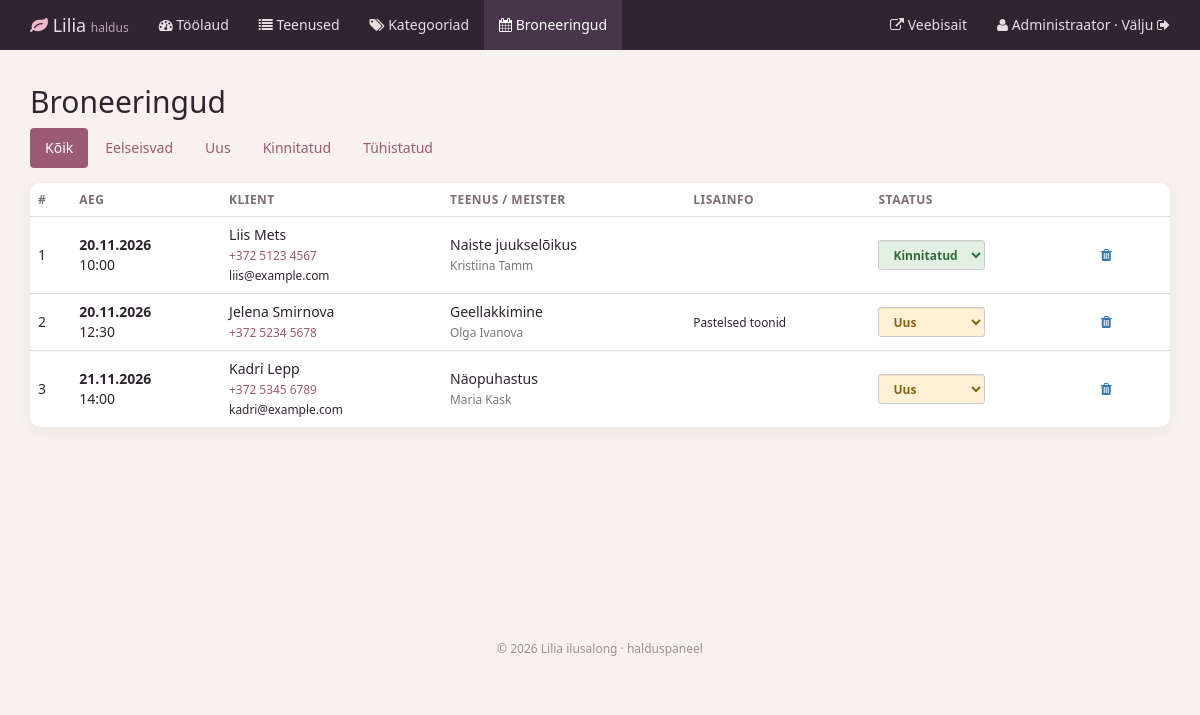
The app's page /salon_admin/bookingsAdmin (signed in), older data.
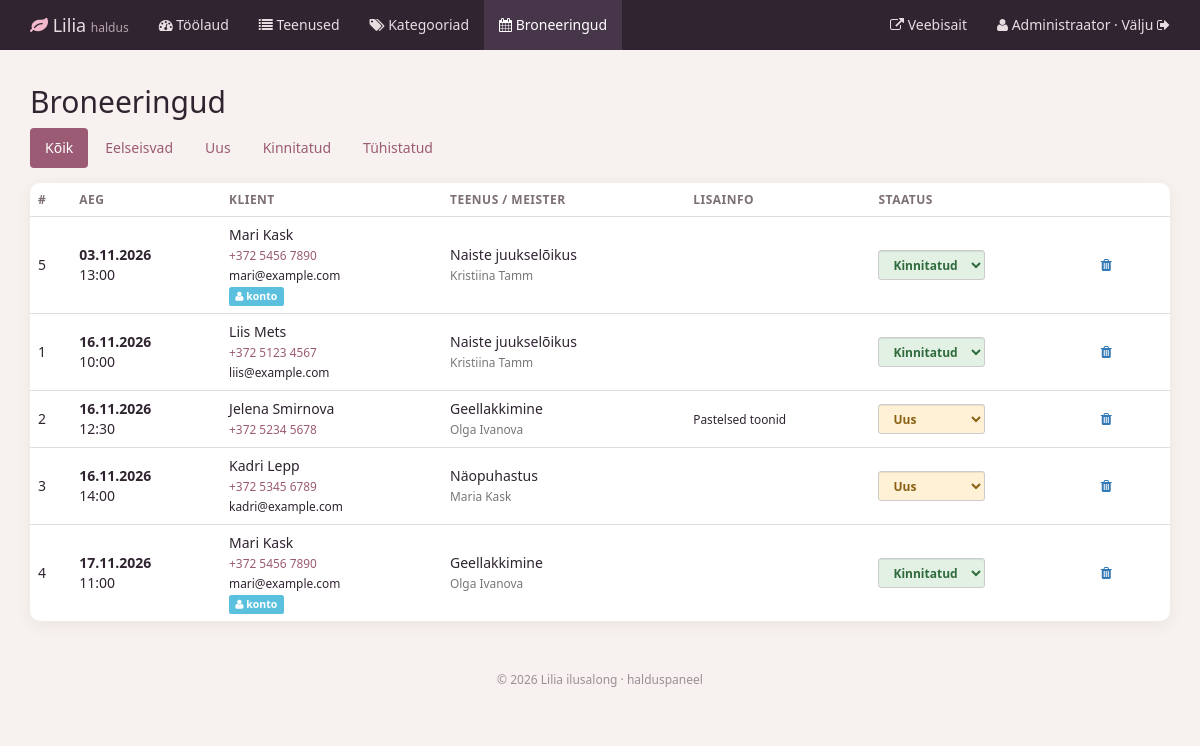
The same page, newer data.
### tables this page shows
CREATE TABLE bookings (
    id           INT AUTO_INCREMENT PRIMARY KEY,
    user_id      INT NULL,
    service_id   INT NOT NULL,
    master_id    INT NOT NULL,
    client_name  VARCHAR(100) NOT NULL,
    phone        VARCHAR(30)  NOT NULL,
    email        VARCHAR(150) NULL,
    booking_date DATE NOT NULL,
    booking_time TIME NOT NULL,
    note         VARCHAR(500) NULL,
    status       ENUM('new','confirmed','cancelled') NOT NULL DEFAULT 'new',
    created_at   TIMESTAMP NOT NULL DEFAULT CURRENT_TIMESTAMP,
     
    slot_active  TINYINT AS (IF(status = 'cancelled', NULL, 1)) STORED,
    CONSTRAINT fk_bookings_user FOREIGN KEY (user_id)
        REFERENCES users(id) ON DELETE SET NULL,
    CONSTRAINT fk_bookings_service FOREIGN KEY (service_id)
        REFERENCES services(id) ON DELETE CASCADE,
    CONSTRAINT fk_bookings_master FOREIGN KEY (master_id)
        REFERENCES masters(id) ON DELETE CASCADE,
    UNIQUE KEY uq_master_slot (master_id, booking_date, booking_time, slot_active)
);

CREATE TABLE services (
    id             INT AUTO_INCREMENT PRIMARY KEY,
    category_id    INT NOT NULL,
    title_et       VARCHAR(150) NOT NULL,
    title_ru       VARCHAR(150) NOT NULL,
    description_et TEXT NOT NULL,
    description_ru TEXT NOT NULL,
    price          DECIMAL(6,2) NOT NULL,
    duration_min   INT NOT NULL,
    picture        VARCHAR(255) NULL,
    is_popular     TINYINT(1) NOT NULL DEFAULT 0,
    created_at     TIMESTAMP NOT NULL DEFAULT CURRENT_TIMESTAMP,
    CONSTRAINT fk_services_category FOREIGN KEY (category_id)
        REFERENCES categories(id) ON DELETE RESTRICT
);

CREATE TABLE masters (
    id          INT AUTO_INCREMENT PRIMARY KEY,
    name        VARCHAR(100) NOT NULL,
    category_id INT NOT NULL,
    bio_et      TEXT NOT NULL,
    bio_ru      TEXT NOT NULL,
    experience  INT NOT NULL DEFAULT 1,
    CONSTRAINT fk_masters_category FOREIGN KEY (category_id)
        REFERENCES categories(id) ON DELETE RESTRICT
);

### salon_admin/controllerAdmin/controllerAdminBooking.php (called while the page is built, shortened)
<?php
class controllerAdminBooking {
    public static function BookingList() {
        $status = isset($_GET['status']) ? $_GET['status'] : '';
        $upcoming = isset($_GET['upcoming']);
        $arr = modelAdminBooking::getBookingList($status, $upcoming);
        $statuses = modelAdminBooking::STATUSES;
        include_once 'viewAdmin/bookingList.php';
    }
}

### salon_admin/routeAdmin/routingAdmin.php (called while the page is built)
<?php
$host = explode('?', $_SERVER['REQUEST_URI'])[0];
$num  = substr_count($host, '/');
$path = explode('/', $host)[$num];
$isPost = $_SERVER['REQUEST_METHOD'] === 'POST';
$id = isset($_GET['id']) ? (int)$_GET['id'] : 0;
if ($path == '' OR $path == 'index.php') {
    $response = controllerAdmin::formLoginSite();
}
elseif ($path == 'login') {
    $response = controllerAdmin::loginAction();
}
elseif ($path == 'logout') {
    $response = controllerAdmin::logoutAction();
}
elseif (!modelAdmin::isAdmin()) {
    $response = controllerAdmin::formLoginSite();
}
elseif ($path == 'dashboard') {
    $response = controllerAdmin::dashboard();
}
elseif ($path == 'servicesAdmin') {
    $response = controllerAdminService::ServiceList();
}
elseif ($path == 'serviceAdd') {
    $response = controllerAdminService::ServiceAddForm();
}
elseif ($path == 'serviceAddResult' and $isPost) {
    $response = controllerAdminService::ServiceAddResult();
}
elseif ($path == 'serviceEdit' and $id) {
    $response = controllerAdminService::ServiceEditForm($id);
}
elseif ($path == 'serviceEditResult' and $id and $isPost) {
    $response = controllerAdminService::ServiceEditResult($id);
}
elseif ($path == 'serviceDel' and $id) {
    $response = controllerAdminService::ServiceDeleteForm($id);
}
elseif ($path == 'serviceDelResult' and $id and $isPost) {
    $response = controllerAdminService::ServiceDeleteResult($id);
}
elseif ($path == 'categoriesAdmin') {
    $response = controllerAdminCategory::CategoryList();
}
elseif ($path == 'categoryAdd' and $isPost) {
    $response = controllerAdminCategory::CategoryAdd();
}
elseif ($path == 'categoryEdit' and $id) {
    $response = controllerAdminCategory::CategoryEditForm($id);
}
elseif ($path == 'categoryEditResult' and $id and $isPost) {
    $response = controllerAdminCategory::CategoryEditResult($id);
}
elseif ($path == 'categoryDel' and $id and $isPost) {
    $response = controllerAdminCategory::CategoryDelete($id);
}
elseif ($path == 'bookingsAdmin') {
    $response = controllerAdminBooking::BookingList();
}
elseif ($path == 'bookingStatus' and $isPost) {
    $response = controllerAdminBooking::BookingStatus();
}
elseif ($path == 'bookingDel' and $isPost) {
    $response = controllerAdminBooking::BookingDelete();
}
else {
    $response = controllerAdmin::error404();
}

### salon_admin/index.php (called while the page is built, shortened)
<?php
require_once '../inc/Database.php';
require_once '../inc/Lang.php';
include_once 'modelAdmin/modelAdminBooking.php';
include_once 'controllerAdmin/controllerAdminBooking.php';
include 'routeAdmin/routingAdmin.php';

### inc/Lang.php (called while the page is built, shortened)
<?php
function e($value) {
    return htmlspecialchars((string)$value, ENT_QUOTES, 'UTF-8');
}

### inc/Database.php (called while the page is built, shortened)
<?php
class Database {
    private $conn;
    private $host;
    private $user;
    private $password;
    private $baseName;
    function __construct() {
        $this->host     = getenv('DB_HOST') ?: 'db';
        $this->user     = getenv('DB_USER') ?: 'root';
        $this->password = getenv('DB_PASSWORD') !== false ? getenv('DB_PASSWORD') : 'root';
        $this->baseName = getenv('DB_NAME') ?: 'ilusalong';
    }
    function connect() {
        if (!$this->conn) {
            try {
                $this->conn = new PDO(
                    'mysql:host=' . $this->host . ';dbname=' . $this->baseName . ';charset=utf8mb4',
                    $this->user,
                    $this->password,
                    array(PDO::ATTR_ERRMODE => PDO::ERRMODE_EXCEPTION)
                );
            } catch (Exception $e) {
                die('Connection failed : ' . $e->getMessage());
            }
        }
        return $this->conn;
    }
    function getAll($query, $params = array()) {
        $stmt = $this->conn->prepare($query);
        $stmt->execute($params);
        return $stmt->fetchAll(PDO::FETCH_ASSOC);
    }
}

### salon_admin/modelAdmin/modelAdminBooking.php (called while the page is built, shortened)
<?php
class modelAdminBooking {
    public static function getBookingList($status = '', $upcomingOnly = false) {
        $where = array();
        $params = array();
        $db = new Database();
        return $db->getAll(
            "SELECT b.*, s.title_et, m.name AS master_name, u.email AS account_email
             FROM bookings b
             JOIN services s ON s.id = b.service_id
             JOIN masters m ON m.id = b.master_id
             LEFT JOIN users u ON u.id = b.user_id "
            . ($where ? 'WHERE ' . implode(' AND ', $where) : '') .
            " ORDER BY b.booking_date, b.booking_time",
            $params
        );
    }
}

### salon_admin/viewAdmin/bookingList.php (the view, shortened to what this page needs)
<h2>Broneeringud</h2>
<ul class="nav nav-pills filter-pills">
    <li class="<?php echo $status == '' && !$upcoming ? 'active' : ''; ?>"><a href="bookingsAdmin">Kõik</a></li>
    <li class="<?php echo $upcoming ? 'active' : ''; ?>"><a href="bookingsAdmin?upcoming=1">Eelseisvad</a></li>
    <?php foreach ($statuses as $key => $label): ?>
        <li class="<?php echo $status == $key ? 'active' : ''; ?>"><a href="bookingsAdmin?status=<?php echo $key; ?>"><?php echo e($label); ?></a></li>
    <?php endforeach; ?>
</ul>
<div class="panel panel-default">
    <div class="table-responsive">
        <table class="table table-hover">
            <tr><th>#</th><th>Aeg</th><th>Klient</th><th>Teenus / meister</th><th>Lisainfo</th><th>Staatus</th><th></th></tr>
            <?php foreach ($arr as $b): ?>
                <tr>
                    <td><?php echo (int)$b['id']; ?></td>
                    <td><b><?php echo e(date('d.m.Y', strtotime($b['booking_date']))); ?></b><br><?php echo e(substr($b['booking_time'], 0, 5)); ?></td>
                    <td><?php echo e($b['client_name']); ?><br>
                        <small><a href="tel:<?php echo e($b['phone']); ?>"><?php echo e($b['phone']); ?></a></small>
                        <?php if ($b['email']): ?><br><small><?php echo e($b['email']); ?></small><?php endif; ?>
                        <?php if ($b['account_email']): ?><br><span class="label label-info" title="Broneeritud kontoga"><i class="fa fa-user"></i> konto</span><?php endif; ?>
                    </td>
                    <td><?php echo e($b['title_et']); ?><br><small class="text-muted"><?php echo e($b['master_name']); ?></small></td>
                    <td><small><?php echo e($b['note']); ?></small></td>
                    <td>
                        <form method="POST" action="bookingStatus" class="inline">
                            <select name="status" class="form-control input-sm status-select status-<?php echo e($b['status']); ?>" onchange="this.form.submit()">
                                <?php foreach ($statuses as $key => $label): ?>
                                    <option value="<?php echo $key; ?>" <?php echo $b['status'] == $key ? 'selected' : ''; ?>><?php echo e($label); ?></option>
                                <?php endforeach; ?>
                            </select>
                        </form>
                    </td>
                    <td>
                        <form method="POST" action="bookingDel" class="inline" onsubmit="return confirm('Kustutada broneering?');">
                            <button class="btn btn-link text-danger" type="submit" title="Kustuta"><i class="fa fa-trash"></i></button>
                        </form>
                    </td>
                </tr>
            <?php endforeach; ?>
        </table>
    </div>
</div>
<?php $content = ob_get_clean(); ?>
<?php include 'viewAdmin/templates/layout.php';

### salon_admin/viewAdmin/templates/layout.php (shortened to what this page needs)
<!DOCTYPE html>
<html lang="et">
<head>
    <link href="public/css/bootstrap.min.css" rel="stylesheet">
    <link href="public/css/font-awesome.min.css" rel="stylesheet">
    <link href="public/css/admin.css" rel="stylesheet">
</head>
<body>
<?php $uri = explode('?', $_SERVER['REQUEST_URI'])[0]; $current = substr($uri, strrpos($uri, '/') + 1); ?>
<nav class="navbar navbar-default navbar-static-top admin-nav">
    <div class="container">
        <div class="navbar-header">
            <a class="navbar-brand" href="dashboard"><i class="fa fa-leaf"></i> Lilia <small>haldus</small></a>
        </div>
        <div class="collapse navbar-collapse" id="admin-menu">
            <ul class="nav navbar-nav">
                <li class="<?php echo $current == 'dashboard' ? 'active' : ''; ?>"><a href="dashboard"><i class="fa fa-dashboard"></i> Töölaud</a></li>
                <li class="<?php echo strpos($current, 'service') === 0 ? 'active' : ''; ?>"><a href="servicesAdmin"><i class="fa fa-list"></i> Teenused</a></li>
                <li class="<?php echo strpos($current, 'categor') === 0 ? 'active' : ''; ?>"><a href="categoriesAdmin"><i class="fa fa-tags"></i> Kategooriad</a></li>
                <li class="<?php echo strpos($current, 'booking') === 0 ? 'active' : ''; ?>"><a href="bookingsAdmin"><i class="fa fa-calendar"></i> Broneeringud</a></li>
            </ul>
            <ul class="nav navbar-nav navbar-right">
                <li><a href="../" target="_blank"><i class="fa fa-external-link"></i> Veebisait</a></li>
                <li><a href="logout"><i class="fa fa-user"></i> <?php echo e($_SESSION['name']); ?> · Välju <i class="fa fa-sign-out"></i></a></li>
            </ul>
        </div>
    </div>
</nav>
<div class="container admin-content">
    <?php echo $content; ?>
</div>
<footer class="admin-footer container">&copy; <?php echo date('Y'); ?> Lilia ilusalong · halduspaneel</footer>
</body>
</html>

### salon_admin/public/css/admin.css (style rules this page uses)
body { background: #f7f2ef; color: #2f2430; font-family: 'Segoe UI', system-ui, sans-serif; }
a { color: #9c5b74; }
h2 { margin-top: 10px; }
.nav-pills > li.active > a, .nav-pills > li.active > a:hover, .nav-pills > li.active > a:focus { background: #9c5b74; }
.admin-nav { background: #2f2430; border: 0; margin-bottom: 0; }
.admin-nav .navbar-brand, .admin-nav .nav > li > a { color: #e9dde2 !important; }
.admin-nav .navbar-brand small { color: #b9a3ad; font-size: 12px; }
.admin-nav .navbar-brand .fa { color: #f1b9cb; }
.admin-nav .nav > li > a:hover, .admin-nav .nav > .active > a, .admin-nav .nav > .active > a:hover { background: #47364a !important; color: #fff !important; }
.admin-nav .navbar-collapse { border-color: #47364a; }
.admin-content { padding-top: 25px; min-height: 70vh; }
.admin-footer { color: #9c8f95; font-size: 12px; padding: 30px 15px; text-align: center; }
.panel { border: 0; border-radius: 10px; box-shadow: 0 4px 16px rgba(80, 45, 60, .07); }
.table > tbody > tr > th { border-top: 0; color: #7c6f76; font-weight: 600; font-size: 12px; text-transform: uppercase; letter-spacing: .04em; }
.table > tbody > tr > td { vertical-align: middle; }
form.inline { display: inline-block; }
.status-new { background: #fff1d6; color: #8a6114; }
.status-confirmed { background: #e3f1e5; color: #2f6b3c; }
.status-select { width: auto; display: inline-block; font-weight: 600; }
.filter-pills { margin-bottom: 15px; }

Row changes from the older to the newer data that the page shows:
added bookings: id "5", booking_date "03.11.2026", booking_time "13:00", client_name "Mari Kask", phone "+372 5456 7890", email "mari@example.com", shows "konto", service.title_et "Naiste juukselõikus", master.name "Kristiina Tamm", status "Kinnitatud"
changed bookings "Liis Mets": booking_date "20.11.2026" → "16.11.2026"
changed bookings "Jelena Smirnova": booking_date "20.11.2026" → "16.11.2026"
changed bookings "Kadri Lepp": booking_date "21.11.2026" → "16.11.2026"
added bookings: id "4", booking_date "17.11.2026", booking_time "11:00", client_name "Mari Kask", phone "+372 5456 7890", email "mari@example.com", shows "konto", service.title_et "Geellakkimine", master.name "Olga Ivanova", status "Kinnitatud"
